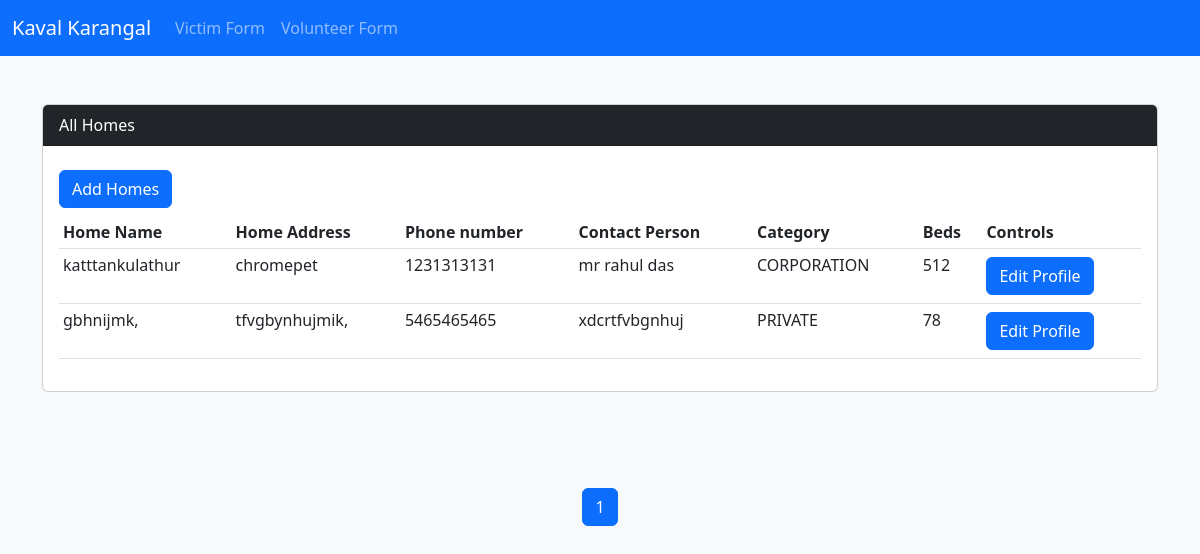
Page /home/index on the committed database.
### home/models.py (models this page shows, shortened)
class home_profiles(models.Model):
    CATEGORY_LISTS = (
        ('CORPORATION', 'CORPORATION'),
        ('PRIVATE', 'PRIVATE'),
        ('OTHER', 'OTHER')
    )
    id = models.CharField(max_length=22, primary_key=True, default=shortuuid.uuid, editable=False)
    home_name = models.CharField(max_length=50)
    home_address = models.CharField(max_length=200)
    phone_number = models.IntegerField(default=0)
    contact_person = models.CharField(max_length=100)
    category = models.CharField(max_length=20, choices=CATEGORY_LISTS)
    beds = models.IntegerField(default=0)
    class Meta:
        verbose_name = "home"

### home/views.py (the view)
# urls.py: path("index", index, name="index"),
def index(request):
    homes = home_profiles.objects.all().order_by('-id')
    q = Paginator(home_profiles.objects.all(),10)
    page = request.GET.get('page')
    vols = q.get_page(page)
    return render(request,"home/index.html",{"homes":homes,'vols':vols})

### home/templates/home/index.html (shortened to what this page needs)
{% extends "layout/base.html" %}
{% block content %}
<div class="container my-5">
    <div class="card">
        <div class="card-header bg-dark text-white ">All Homes</div>
        <div class="card-body">
            <a class="btn btn-primary my-2" href="{% url 'home:add' %}">Add Homes</a>
            <table class="table table-hover table-sm">
                <thead>
                    <tr>
                        <th>Home Name</th>
                        <th>Home Address</th>
                        <th>Phone number</th>
                        <th>Contact Person</th>
                        <th>Category</th>
                        <th>Beds</th>
                        <th>Controls</th>
                    </tr>
                </thead>
                <tbody>
                    {% for home in homes %}
                    <tr>
                        <td>{{home.home_name}}</td>
                        <td>{{home.home_address}}</td>
                        <td>{{home.phone_number}}</td>
                        <td>{{home.contact_person}}</td>
                        <td>{{home.category}}</td>
                        <td>{{home.beds}}</td>
                        <td><a class="btn btn-primary my-1" href="{% url 'home:update_view' home.id %}">Edit Profile</a></td>
                    </tr>
                    {% endfor %}
                </tbody>
            </table>
        </div>
        </div>
    </div>
<br/></br/>
<nav aria-label="Page navigation example">
    <ul class="pagination justify-content-center">
{% for i in vols.paginator.page_range %}
{% if vols.number == i %}
<li class="page-item active"><span class="page-link">{{ i }}</span class="sr-only"></li>
{% elif i > vols.number|add:'-2' and i < vols.number|add:'2' %}
<li class="page-item"><a href="/home/index?page={{ i }}" class="page-link">{{ i }}</a></li>
{% endif %}
{% endfor %}
</ul>
</nav>
{% endblock %}

### rows in the picture
home_profiles: home_name "katttankulathur", home_address "chromepet", phone_number "1231313131", contact_person "mr rahul das", category "CORPORATION", beds "512"
home_profiles: home_name "gbhnijmk,", home_address "tfvgbynhujmik,", phone_number "5465465465", contact_person "xdcrtfvbgnhuj", category "PRIVATE", beds "78"

### other values in the picture
{{ i }} "1"
